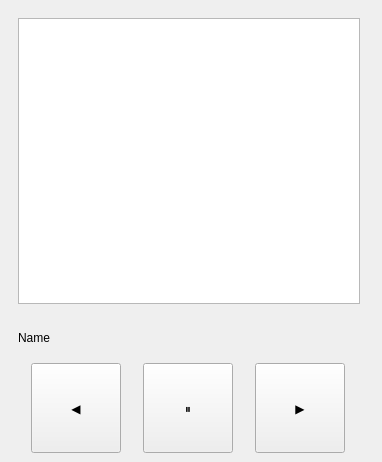
<?xml version="1.0" encoding="UTF-8"?>
<ui version="4.0">
 <class>MainWindow</class>
 <widget class="QMainWindow" name="MainWindow">
  <property name="geometry">
   <rect>
    <x>0</x>
    <y>0</y>
    <width>382</width>
    <height>462</height>
   </rect>
  </property>
  <property name="minimumSize">
   <size>
    <width>382</width>
    <height>462</height>
   </size>
  </property>
  <property name="maximumSize">
   <size>
    <width>382</width>
    <height>462</height>
   </size>
  </property>
  <property name="windowTitle">
   <string>music player</string>
  </property>
  <widget class="QWidget" name="centralwidget">
   <layout class="QHBoxLayout" name="horizontalLayout">
    <item>
     <widget class="QWidget" name="widget" native="true">
      <layout class="QVBoxLayout" name="verticalLayout_2">
       <property name="spacing">
        <number>0</number>
       </property>
       <property name="leftMargin">
        <number>0</number>
       </property>
       <property name="topMargin">
        <number>0</number>
       </property>
       <property name="rightMargin">
        <number>0</number>
       </property>
       <property name="bottomMargin">
        <number>0</number>
       </property>
       <item>
        <widget class="QWidget" name="widget_3" native="true">
         <property name="minimumSize">
          <size>
           <width>360</width>
           <height>300</height>
          </size>
         </property>
         <property name="maximumSize">
          <size>
           <width>300</width>
           <height>360</height>
          </size>
         </property>
         <layout class="QHBoxLayout" name="horizontalLayout_3">
          <item>
           <widget class="QGraphicsView" name="graphicsView"/>
          </item>
         </layout>
        </widget>
       </item>
       <item>
        <widget class="QWidget" name="widget_2" native="true">
         <property name="minimumSize">
          <size>
           <width>360</width>
           <height>50</height>
          </size>
         </property>
         <property name="maximumSize">
          <size>
           <width>1000</width>
           <height>50</height>
          </size>
         </property>
         <layout class="QVBoxLayout" name="verticalLayout_3">
          <item>
           <widget class="QLabel" name="label">
            <property name="text">
             <string>Name</string>
            </property>
           </widget>
          </item>
         </layout>
        </widget>
       </item>
       <item>
        <widget class="QWidget" name="widget_4" native="true">
         <property name="minimumSize">
          <size>
           <width>360</width>
           <height>90</height>
          </size>
         </property>
         <property name="maximumSize">
          <size>
           <width>360</width>
           <height>90</height>
          </size>
         </property>
         <layout class="QHBoxLayout" name="horizontalLayout_2">
          <property name="spacing">
           <number>0</number>
          </property>
          <property name="leftMargin">
           <number>0</number>
          </property>
          <property name="topMargin">
           <number>0</number>
          </property>
          <property name="rightMargin">
           <number>0</number>
          </property>
          <property name="bottomMargin">
           <number>0</number>
          </property>
          <item>
           <widget class="QPushButton" name="pushButton">
            <property name="minimumSize">
             <size>
              <width>90</width>
              <height>90</height>
             </size>
            </property>
            <property name="maximumSize">
             <size>
              <width>90</width>
              <height>90</height>
             </size>
            </property>
            <property name="text">
             <string>◀</string>
            </property>
           </widget>
          </item>
          <item>
           <widget class="QPushButton" name="pushButton_2">
            <property name="minimumSize">
             <size>
              <width>90</width>
              <height>90</height>
             </size>
            </property>
            <property name="maximumSize">
             <size>
              <width>90</width>
              <height>90</height>
             </size>
            </property>
            <property name="text">
             <string>⏸︎</string>
            </property>
           </widget>
          </item>
          <item>
           <widget class="QPushButton" name="pushButton_3">
            <property name="minimumSize">
             <size>
              <width>90</width>
              <height>90</height>
             </size>
            </property>
            <property name="maximumSize">
             <size>
              <width>90</width>
              <height>90</height>
             </size>
            </property>
            <property name="text">
             <string>▶︎</string>
            </property>
            <property name="default">
             <bool>false</bool>
            </property>
            <property name="flat">
             <bool>false</bool>
            </property>
           </widget>
          </item>
         </layout>
        </widget>
       </item>
      </layout>
     </widget>
    </item>
   </layout>
  </widget>
 </widget>
 <resources/>
 <connections/>
</ui>
